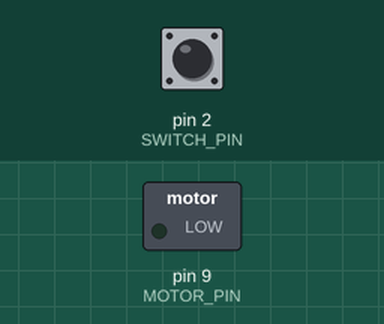
A sketch run on a simulated Arduino Uno, built with avr-gcc and run on an emulated ATmega328P. Parts: switched loads named in the sketch (green lamp = pin HIGH). Inputs (shaded band) come from the test bench; at power-on: pin 2 (SWITCH_PIN) LOW.

Above: at 1.2 s.
1.3 s: pin 2 (SWITCH_PIN) pulled HIGH for 0.15 s
At 1.37 s:
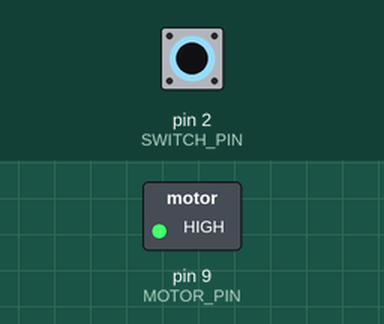
2.9 s: pin 2 (SWITCH_PIN) pulled HIGH for 3.2 s
At 6.7 s:
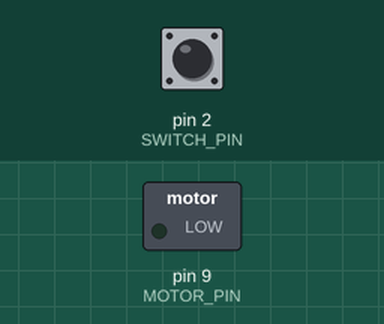
Timing chart, 0 to 8.2 s (numbered marks = the images above; inputs shaded):
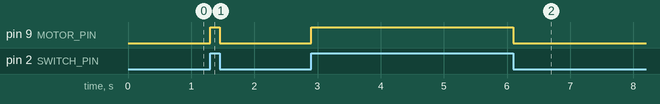

Measured:
- after the input at 1.3 s, pin 9 (MOTOR_PIN): LOW → HIGH at once, → LOW 0.15 s later
- after the input at 2.9 s, pin 9 (MOTOR_PIN): LOW → HIGH at once, → LOW 3.2 s later

The sketch:

week_3_project_09.ino
```cpp
// PINS
#define SWITCH_PIN 2
#define MOTOR_PIN 9

int switch_state = 0;

void setup() {
   pinMode(SWITCH_PIN, INPUT);
   pinMode(MOTOR_PIN, OUTPUT);
}

void loop() {
  switch_state = digitalRead(SWITCH_PIN);

  if (switch_state == HIGH){
    digitalWrite(MOTOR_PIN, HIGH);
  }
  else {
    digitalWrite(MOTOR_PIN, LOW);
  }
}
```
